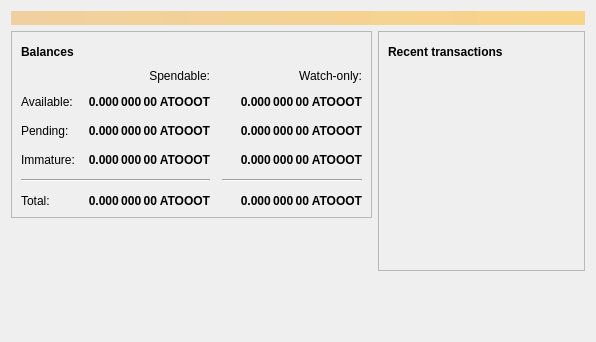
<?xml version="1.0" encoding="UTF-8"?>
<ui version="4.0">
 <class>OverviewPage</class>
 <widget class="QWidget" name="OverviewPage">
  <property name="geometry">
   <rect>
    <x>0</x>
    <y>0</y>
    <width>596</width>
    <height>342</height>
   </rect>
  </property>
  <property name="windowTitle">
   <string>Form</string>
  </property>
  <layout class="QVBoxLayout" name="topLayout">
   <item>
    <widget class="QLabel" name="labelAlerts">
     <property name="visible">
      <bool>false</bool>
     </property>
     <property name="styleSheet">
      <string notr="true">QLabel { background-color: qlineargradient(x1: 0, y1: 0, x2: 1, y2: 0, stop:0 #F0D0A0, stop:1 #F8D488); color:#000000; }</string>
     </property>
     <property name="wordWrap">
      <bool>true</bool>
     </property>
     <property name="margin">
      <number>3</number>
     </property>
     <property name="textInteractionFlags">
      <set>Qt::TextSelectableByMouse</set>
     </property>
    </widget>
   </item>
   <item>
    <layout class="QHBoxLayout" name="horizontalLayout" stretch="1,1">
     <item>
      <layout class="QVBoxLayout" name="verticalLayout_2">
       <item>
        <widget class="QFrame" name="frame">
         <property name="frameShape">
          <enum>QFrame::StyledPanel</enum>
         </property>
         <property name="frameShadow">
          <enum>QFrame::Raised</enum>
         </property>
         <layout class="QVBoxLayout" name="verticalLayout_4">
          <item>
           <layout class="QHBoxLayout" name="horizontalLayout_4">
            <item>
             <widget class="QLabel" name="label_5">
              <property name="font">
               <font>
                <weight>75</weight>
                <bold>true</bold>
               </font>
              </property>
              <property name="text">
               <string>Balances</string>
              </property>
             </widget>
            </item>
            <item>
             <widget class="QPushButton" name="labelWalletStatus">
              <property name="enabled">
               <bool>true</bool>
              </property>
              <property name="maximumSize">
               <size>
                <width>30</width>
                <height>16777215</height>
               </size>
              </property>
              <property name="toolTip">
               <string>The displayed information may be out of date. Your wallet automatically synchronizes with the Atoootcoin network after a connection is established, but this process has not completed yet.</string>
              </property>
              <property name="text">
               <string/>
              </property>
              <property name="icon">
               <iconset resource="../bitcoin.qrc">
                <normaloff>:/icons/warning</normaloff>
                <disabledoff>:/icons/warning</disabledoff>:/icons/warning</iconset>
              </property>
              <property name="iconSize">
               <size>
                <width>24</width>
                <height>24</height>
               </size>
              </property>
              <property name="flat">
               <bool>true</bool>
              </property>
             </widget>
            </item>
            <item>
             <spacer name="horizontalSpacer_3">
              <property name="orientation">
               <enum>Qt::Horizontal</enum>
              </property>
              <property name="sizeHint" stdset="0">
               <size>
                <width>40</width>
                <height>20</height>
               </size>
              </property>
             </spacer>
            </item>
           </layout>
          </item>
          <item>
           <layout class="QGridLayout" name="gridLayout">
            <property name="spacing">
             <number>12</number>
            </property>
            <item row="2" column="2">
             <widget class="QLabel" name="labelWatchPending">
              <property name="font">
               <font>
                <weight>75</weight>
                <bold>true</bold>
               </font>
              </property>
              <property name="cursor">
               <cursorShape>IBeamCursor</cursorShape>
              </property>
              <property name="toolTip">
               <string>Unconfirmed transactions to watch-only addresses</string>
              </property>
              <property name="text">
               <string notr="true">0.000 000 00 ATOOOT</string>
              </property>
              <property name="alignment">
               <set>Qt::AlignRight|Qt::AlignTrailing|Qt::AlignVCenter</set>
              </property>
              <property name="textInteractionFlags">
               <set>Qt::LinksAccessibleByMouse|Qt::TextSelectableByKeyboard|Qt::TextSelectableByMouse</set>
              </property>
             </widget>
            </item>
            <item row="2" column="1">
             <widget class="QLabel" name="labelUnconfirmed">
              <property name="font">
               <font>
                <weight>75</weight>
                <bold>true</bold>
               </font>
              </property>
              <property name="cursor">
               <cursorShape>IBeamCursor</cursorShape>
              </property>
              <property name="toolTip">
               <string>Total of transactions that have yet to be confirmed, and do not yet count toward the spendable balance</string>
              </property>
              <property name="text">
               <string notr="true">0.000 000 00 ATOOOT</string>
              </property>
              <property name="alignment">
               <set>Qt::AlignRight|Qt::AlignTrailing|Qt::AlignVCenter</set>
              </property>
              <property name="textInteractionFlags">
               <set>Qt::LinksAccessibleByMouse|Qt::TextSelectableByKeyboard|Qt::TextSelectableByMouse</set>
              </property>
             </widget>
            </item>
            <item row="3" column="2">
             <widget class="QLabel" name="labelWatchImmature">
              <property name="font">
               <font>
                <weight>75</weight>
                <bold>true</bold>
               </font>
              </property>
              <property name="cursor">
               <cursorShape>IBeamCursor</cursorShape>
              </property>
              <property name="toolTip">
               <string>Mined balance in watch-only addresses that has not yet matured</string>
              </property>
              <property name="text">
               <string notr="true">0.000 000 00 ATOOOT</string>
              </property>
              <property name="alignment">
               <set>Qt::AlignRight|Qt::AlignTrailing|Qt::AlignVCenter</set>
              </property>
              <property name="textInteractionFlags">
               <set>Qt::LinksAccessibleByMouse|Qt::TextSelectableByKeyboard|Qt::TextSelectableByMouse</set>
              </property>
             </widget>
            </item>
            <item row="4" column="0" colspan="2">
             <widget class="Line" name="line">
              <property name="orientation">
               <enum>Qt::Horizontal</enum>
              </property>
             </widget>
            </item>
            <item row="4" column="2">
             <widget class="Line" name="lineWatchBalance">
              <property name="sizePolicy">
               <sizepolicy hsizetype="Preferred" vsizetype="Fixed">
                <horstretch>0</horstretch>
                <verstretch>0</verstretch>
               </sizepolicy>
              </property>
              <property name="minimumSize">
               <size>
                <width>140</width>
                <height>0</height>
               </size>
              </property>
              <property name="orientation">
               <enum>Qt::Horizontal</enum>
              </property>
             </widget>
            </item>
            <item row="5" column="0">
             <widget class="QLabel" name="labelTotalText">
              <property name="text">
               <string>Total:</string>
              </property>
             </widget>
            </item>
            <item row="3" column="1">
             <widget class="QLabel" name="labelImmature">
              <property name="font">
               <font>
                <weight>75</weight>
                <bold>true</bold>
               </font>
              </property>
              <property name="cursor">
               <cursorShape>IBeamCursor</cursorShape>
              </property>
              <property name="toolTip">
               <string>Mined balance that has not yet matured</string>
              </property>
              <property name="text">
               <string notr="true">0.000 000 00 ATOOOT</string>
              </property>
              <property name="alignment">
               <set>Qt::AlignRight|Qt::AlignTrailing|Qt::AlignVCenter</set>
              </property>
              <property name="textInteractionFlags">
               <set>Qt::LinksAccessibleByMouse|Qt::TextSelectableByKeyboard|Qt::TextSelectableByMouse</set>
              </property>
             </widget>
            </item>
            <item row="2" column="3">
             <spacer name="horizontalSpacer_2">
              <property name="orientation">
               <enum>Qt::Horizontal</enum>
              </property>
              <property name="sizeHint" stdset="0">
               <size>
                <width>40</width>
                <height>20</height>
               </size>
              </property>
             </spacer>
            </item>
            <item row="3" column="0">
             <widget class="QLabel" name="labelImmatureText">
              <property name="text">
               <string>Immature:</string>
              </property>
             </widget>
            </item>
            <item row="5" column="1">
             <widget class="QLabel" name="labelTotal">
              <property name="font">
               <font>
                <weight>75</weight>
                <bold>true</bold>
               </font>
              </property>
              <property name="cursor">
               <cursorShape>IBeamCursor</cursorShape>
              </property>
              <property name="toolTip">
               <string>Your current total balance</string>
              </property>
              <property name="text">
               <string notr="true">0.000 000 00 ATOOOT</string>
              </property>
              <property name="alignment">
               <set>Qt::AlignRight|Qt::AlignTrailing|Qt::AlignVCenter</set>
              </property>
              <property name="textInteractionFlags">
               <set>Qt::LinksAccessibleByMouse|Qt::TextSelectableByKeyboard|Qt::TextSelectableByMouse</set>
              </property>
             </widget>
            </item>
            <item row="5" column="2">
             <widget class="QLabel" name="labelWatchTotal">
              <property name="font">
               <font>
                <weight>75</weight>
                <bold>true</bold>
               </font>
              </property>
              <property name="cursor">
               <cursorShape>IBeamCursor</cursorShape>
              </property>
              <property name="toolTip">
               <string>Current total balance in watch-only addresses</string>
              </property>
              <property name="text">
               <string notr="true">0.000 000 00 ATOOOT</string>
              </property>
              <property name="alignment">
               <set>Qt::AlignRight|Qt::AlignTrailing|Qt::AlignVCenter</set>
              </property>
              <property name="textInteractionFlags">
               <set>Qt::LinksAccessibleByMouse|Qt::TextSelectableByKeyboard|Qt::TextSelectableByMouse</set>
              </property>
             </widget>
            </item>
            <item row="0" column="2">
             <widget class="QLabel" name="labelWatchonly">
              <property name="text">
               <string>Watch-only:</string>
              </property>
              <property name="alignment">
               <set>Qt::AlignRight|Qt::AlignTrailing|Qt::AlignVCenter</set>
              </property>
             </widget>
            </item>
            <item row="1" column="0">
             <widget class="QLabel" name="labelBalanceText">
              <property name="text">
               <string>Available:</string>
              </property>
             </widget>
            </item>
            <item row="1" column="1">
             <widget class="QLabel" name="labelBalance">
              <property name="font">
               <font>
                <weight>75</weight>
                <bold>true</bold>
               </font>
              </property>
              <property name="cursor">
               <cursorShape>IBeamCursor</cursorShape>
              </property>
              <property name="toolTip">
               <string>Your current spendable balance</string>
              </property>
              <property name="text">
               <string notr="true">0.000 000 00 ATOOOT</string>
              </property>
              <property name="alignment">
               <set>Qt::AlignRight|Qt::AlignTrailing|Qt::AlignVCenter</set>
              </property>
              <property name="textInteractionFlags">
               <set>Qt::LinksAccessibleByMouse|Qt::TextSelectableByKeyboard|Qt::TextSelectableByMouse</set>
              </property>
             </widget>
            </item>
            <item row="1" column="2">
             <widget class="QLabel" name="labelWatchAvailable">
              <property name="font">
               <font>
                <weight>75</weight>
                <bold>true</bold>
               </font>
              </property>
              <property name="cursor">
               <cursorShape>IBeamCursor</cursorShape>
              </property>
              <property name="toolTip">
               <string>Your current balance in watch-only addresses</string>
              </property>
              <property name="text">
               <string notr="true">0.000 000 00 ATOOOT</string>
              </property>
              <property name="alignment">
               <set>Qt::AlignRight|Qt::AlignTrailing|Qt::AlignVCenter</set>
              </property>
              <property name="textInteractionFlags">
               <set>Qt::LinksAccessibleByMouse|Qt::TextSelectableByKeyboard|Qt::TextSelectableByMouse</set>
              </property>
             </widget>
            </item>
            <item row="2" column="0">
             <widget class="QLabel" name="labelPendingText">
              <property name="text">
               <string>Pending:</string>
              </property>
             </widget>
            </item>
            <item row="0" column="1">
             <widget class="QLabel" name="labelSpendable">
              <property name="text">
               <string>Spendable:</string>
              </property>
              <property name="alignment">
               <set>Qt::AlignRight|Qt::AlignTrailing|Qt::AlignVCenter</set>
              </property>
             </widget>
            </item>
           </layout>
          </item>
         </layout>
        </widget>
       </item>
       <item>
        <spacer name="verticalSpacer">
         <property name="orientation">
          <enum>Qt::Vertical</enum>
         </property>
         <property name="sizeHint" stdset="0">
          <size>
           <width>20</width>
           <height>40</height>
          </size>
         </property>
        </spacer>
       </item>
      </layout>
     </item>
     <item>
      <layout class="QVBoxLayout" name="verticalLayout_3">
       <item>
        <widget class="QFrame" name="frame_2">
         <property name="frameShape">
          <enum>QFrame::StyledPanel</enum>
         </property>
         <property name="frameShadow">
          <enum>QFrame::Raised</enum>
         </property>
         <layout class="QVBoxLayout" name="verticalLayout">
          <item>
           <layout class="QHBoxLayout" name="horizontalLayout_2">
            <item>
             <widget class="QLabel" name="label_4">
              <property name="font">
               <font>
                <weight>75</weight>
                <bold>true</bold>
               </font>
              </property>
              <property name="text">
               <string>Recent transactions</string>
              </property>
             </widget>
            </item>
            <item>
             <widget class="QPushButton" name="labelTransactionsStatus">
              <property name="enabled">
               <bool>true</bool>
              </property>
              <property name="maximumSize">
               <size>
                <width>30</width>
                <height>16777215</height>
               </size>
              </property>
              <property name="toolTip">
               <string>The displayed information may be out of date. Your wallet automatically synchronizes with the Atoootcoin network after a connection is established, but this process has not completed yet.</string>
              </property>
              <property name="text">
               <string/>
              </property>
              <property name="icon">
               <iconset resource="../bitcoin.qrc">
                <normaloff>:/icons/warning</normaloff>
                <disabledoff>:/icons/warning</disabledoff>:/icons/warning</iconset>
              </property>
              <property name="iconSize">
               <size>
                <width>24</width>
                <height>24</height>
               </size>
              </property>
              <property name="flat">
               <bool>true</bool>
              </property>
             </widget>
            </item>
            <item>
             <spacer name="horizontalSpacer">
              <property name="orientation">
               <enum>Qt::Horizontal</enum>
              </property>
              <property name="sizeHint" stdset="0">
               <size>
                <width>40</width>
                <height>20</height>
               </size>
              </property>
             </spacer>
            </item>
           </layout>
          </item>
          <item>
           <widget class="QListView" name="listTransactions">
            <property name="styleSheet">
             <string notr="true">QListView { background: transparent; }</string>
            </property>
            <property name="frameShape">
             <enum>QFrame::NoFrame</enum>
            </property>
            <property name="verticalScrollBarPolicy">
             <enum>Qt::ScrollBarAlwaysOff</enum>
            </property>
            <property name="horizontalScrollBarPolicy">
             <enum>Qt::ScrollBarAlwaysOff</enum>
            </property>
            <property name="selectionMode">
             <enum>QAbstractItemView::NoSelection</enum>
            </property>
           </widget>
          </item>
         </layout>
        </widget>
       </item>
       <item>
        <spacer name="verticalSpacer_2">
         <property name="orientation">
          <enum>Qt::Vertical</enum>
         </property>
         <property name="sizeHint" stdset="0">
          <size>
           <width>20</width>
           <height>40</height>
          </size>
         </property>
        </spacer>
       </item>
      </layout>
     </item>
    </layout>
   </item>
  </layout>
 </widget>
 <resources/>
 <connections/>
</ui>
